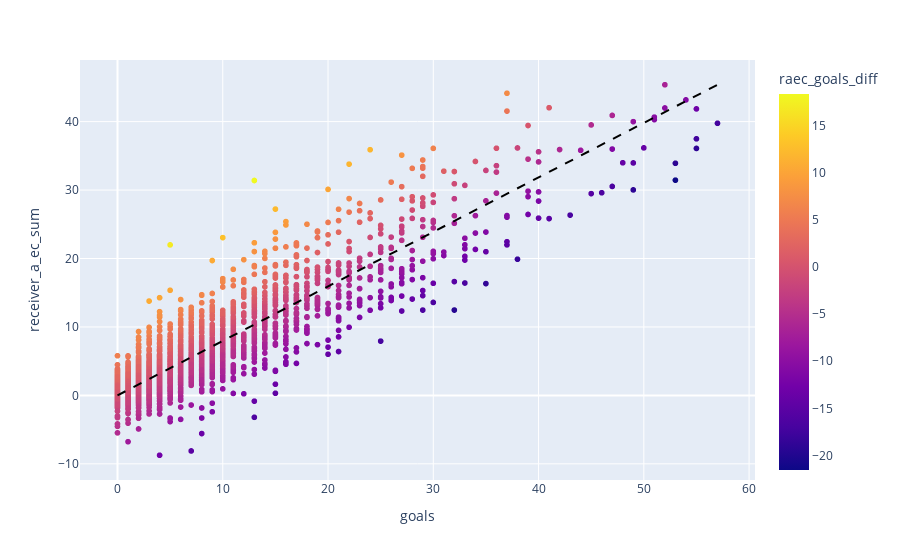

Write notebook code for a chart like this one.
### Code cell
import plotly.express as px
import pandas as pd

# Summing up the goals and receiver A EC for each player and season
goals_sum = player_game_season_stats.groupby(['player', 'year']).goals.sum()
receiver_a_ec_sum = player_game_season_stats.groupby(['player', 'year']).receiver_a_ec_sum.sum()

# Merging the two Series for plotting
plot_data = pd.DataFrame({
    'player': goals_sum.index.get_level_values('player'),
    'year': goals_sum.index.get_level_values('year'),
    'goals': goals_sum.values,
    'receiver_a_ec_sum': receiver_a_ec_sum.values
}).reset_index()

# Calculate the difference between RAEC and goals
plot_data['raec_goals_diff'] = plot_data['receiver_a_ec_sum'] - plot_data['goals']

# Plotly scatter plot
fig = px.scatter(plot_data, 
                 x='goals', 
                 y='receiver_a_ec_sum', 
                 color='raec_goals_diff', 
                 hover_data={'player': True, 'goals': True, 'receiver_a_ec_sum': True, 'year': True})  # Adjust the midpoint if needed

# Add the dotted line y = x
fig.add_shape(
    type='line',
    x0=0, y0=0,
    x1=plot_data['goals'].max(), y1=plot_data['receiver_a_ec_sum'].max(),
    line=dict(color='black', dash='dash')
)

# Show the plot
fig.show()

### Figure 1 — Plotly figure (JSON) as saved in the notebook; plotly's stock layout.template omitted (floating-point values rounded to 4 significant figures; data arrays with more than 128 entries replaced by an {"elided": "..."} marker saying what was removed)
{"data": [{"customdata": {"elided": "2553x2 mixed values"}, "hovertemplate": "goals=%{x}<br>receiver_a_ec_sum=%{y}<br>player=%{customdata[0]}<br>year=%{customdata[1]}<br>raec_goals_diff=%{marker.color}<extra></extra>", "legendgroup": "", "marker": {"color": {"elided": "2553 float values"}, "coloraxis": "coloraxis", "symbol": "circle"}, "mode": "markers", "name": "", "showlegend": false, "type": "scattergl", "x": {"elided": "2553 int values"}, "xaxis": "x", "y": {"elided": "2553 float values"}, "yaxis": "y"}], "layout": {"coloraxis": {"colorbar": {"title": {"text": "raec_goals_diff"}}, "colorscale": [[0, "#0d0887"], [0.1111, "#46039f"], [0.2222, "#7201a8"], [0.3333, "#9c179e"], [0.4444, "#bd3786"], [0.5556, "#d8576b"], [0.6667, "#ed7953"], [0.7778, "#fb9f3a"], [0.8889, "#fdca26"], [1, "#f0f921"]]}, "legend": {"tracegroupgap": 0}, "margin": {"t": 60}, "shapes": [{"line": {"color": "black", "dash": "dash"}, "type": "line", "x0": 0, "x1": 57, "y0": 0, "y1": 45.39}], "xaxis": {"anchor": "y", "domain": [0, 1], "title": {"text": "goals"}}, "yaxis": {"anchor": "x", "domain": [0, 1], "title": {"text": "receiver_a_ec_sum"}}}}
